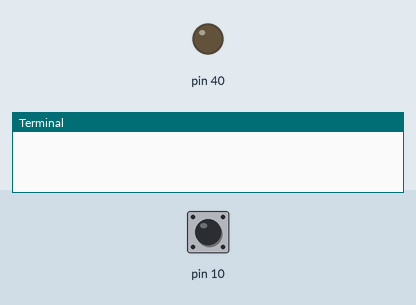
Recording of a program running on a simulated Raspberry Pi (header pin numbers). On the bench: output pins drawn as LEDs (lit = HIGH), the last lines printed to the terminal. Inputs (shaded band) come from the test bench; at power-on: pin 10 HIGH.

Above: at 0.1 s.
At 1.1 s:
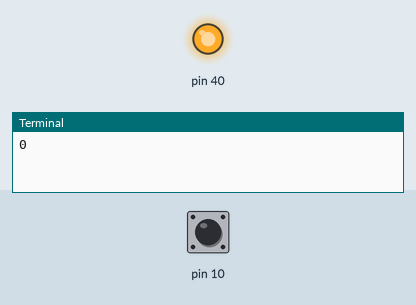
Timing chart, 0 to 2.6 s (numbered marks = the images above):
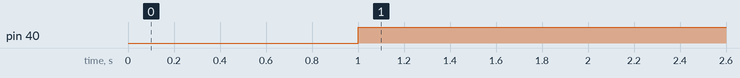

The program:

AS2_-_LED_on_when_button_pressed_4_times.py
```python
import RPi.GPIO as GPIO
import time
#6380145
GPIO.setwarnings(False)
GPIO.setmode(GPIO.BOARD)
GPIO.setup(10,GPIO.IN)
GPIO.setup(40,GPIO.OUT)
k = 0

while True:
    time.sleep(1)
    print(k)
    if(GPIO.input(10) == 0):
        k+= 1

    if(k %4 == 0):
        GPIO.output(40,GPIO.HIGH)
    else:
        GPIO.output(40,GPIO.LOW)
```

Measured:
- by itself, pin 40: LOW → HIGH at 1.0 s
